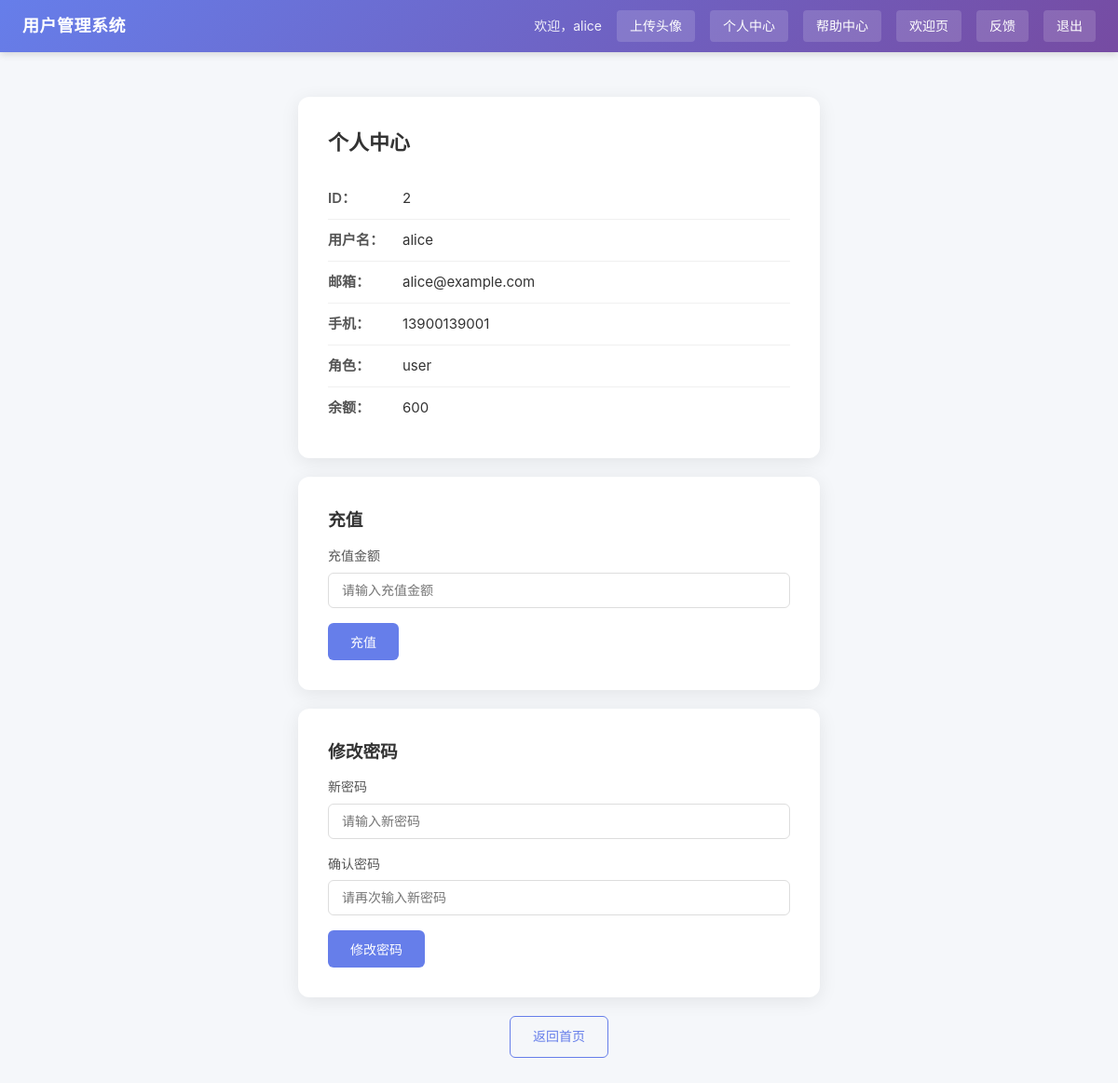
Screenshot of /profile (signed in) with the database file from the repository.
### tables this page shows
CREATE TABLE users (
        id INTEGER PRIMARY KEY AUTOINCREMENT,
        username TEXT UNIQUE NOT NULL,
        password TEXT NOT NULL,
        email TEXT,
        phone TEXT,
        role TEXT DEFAULT 'user',
        balance INTEGER DEFAULT 0
    );

### app.py (the view)
@app.route("/profile")
@login_required
def profile():
    login_user_id = session.get("user_id")
    user = get_user_by_id(login_user_id)
    if not user:
        return "用户不存在", 404
    return render_template("profile.html", user=user)

### app.py (called while the page is built)
def get_user_by_id(user_id):
    conn = sqlite3.connect('data/users.db')
    c = conn.cursor()
    c.execute("SELECT id, username, email, phone, role, balance FROM users WHERE id = ?", (user_id,))
    row = c.fetchone()
    conn.close()
    if row:
        return {
            'id': row[0], 'username': row[1], 'email': row[2],
            'phone': row[3], 'role': row[4], 'balance': row[5]
        }
    return None

@app.after_request
def add_security_headers(response):
    response.headers["X-Content-Type-Options"] = "nosniff"
    response.headers["X-Frame-Options"] = "DENY"
    response.headers["X-XSS-Protection"] = "1; mode=block"
    response.headers["Strict-Transport-Security"] = "max-age=31536000; includeSubDomains"
    response.headers["Content-Security-Policy"] = "default-src 'self'; img-src 'self' data:; script-src 'self' 'unsafe-inline'"
    return response

@app.before_request
def csrf_protect():
    if request.method == "POST":
        if request.endpoint == "feedback":
            return
        token = request.form.get("csrf_token", "")
        if not token or token != session.get("csrf_token"):
            return "CSRF Token 无效", 400

def login_required(f):
    @wraps(f)
    def decorated_function(*args, **kwargs):
        if not session.get("username"):
            return redirect(url_for('login'))
        return f(*args, **kwargs)
    return decorated_function

### templates/profile.html (shortened to what this page needs)
{% extends "base.html" %}
{% block content %}
<div class="card">
    <h2 class="card-title">个人中心</h2>
    <ul class="info-list">
        <li><span class="info-label">ID：</span>{{ user.id }}</li>
        <li><span class="info-label">用户名：</span>{{ user.username }}</li>
        <li><span class="info-label">邮箱：</span>{{ user.email }}</li>
        <li><span class="info-label">手机：</span>{{ user.phone }}</li>
        <li><span class="info-label">角色：</span>{{ user.role }}</li>
        <li><span class="info-label">余额：</span>{{ user.balance }}</li>
    </ul>
</div>
<div class="card" style="margin-top: 20px;">
    <h3>充值</h3>
    <form method="POST" action="/recharge" style="margin-top: 12px;">
        <div class="form-group">
            <label for="amount">充值金额</label>
            <input type="number" id="amount" name="amount" class="form-input" placeholder="请输入充值金额" step="0.01" required>
        </div>
        <button type="submit" class="btn btn-primary">充值</button>
    </form>
</div>
<div class="card" style="margin-top: 20px;">
    <h3>修改密码</h3>
    <form method="POST" action="/change-password" style="margin-top: 12px;">
        <div class="form-group">
            <label for="new_password">新密码</label>
            <input type="password" id="new_password" name="new_password" class="form-input" placeholder="请输入新密码" required>
        </div>
        <div class="form-group">
            <label for="confirm_password">确认密码</label>
            <input type="password" id="confirm_password" name="confirm_password" class="form-input" placeholder="请再次输入新密码" required>
        </div>
        <button type="submit" class="btn btn-primary">修改密码</button>
    </form>
</div>
<div style="margin-top: 20px; text-align: center;">
    <a href="/" class="btn btn-outline">返回首页</a>
</div>
{% endblock %}

### templates/base.html (shortened to what this page needs)
<!DOCTYPE html>
<html lang="zh-CN">
<head>
    <link rel="stylesheet" href="/static/css/style.css">
</head>
<body>
    <nav class="navbar">
        <div class="nav-brand">用户管理系统</div>
        <div class="nav-menu">
            {% if session.get('username') %}
            <span class="nav-welcome">欢迎，{{ session.get('username') }}</span>
            <a href="/upload" class="nav-link">上传头像</a>
            <a href="/profile" class="nav-link">个人中心</a>
            <a href="/page?name=help" class="nav-link">帮助中心</a>
            <a href="/welcome" class="nav-link">欢迎页</a>
            <a href="/feedback" class="nav-link">反馈</a>
            <a href="/logout" class="nav-link">退出</a>
            {% else %}
            <a href="/login" class="nav-link">登录</a>
            <a href="/register" class="nav-link">注册</a>
            {% endif %}
        </div>
    </nav>
    <main class="container">
        {% block content %}{% endblock %}
    </main>
</body>
</html>

### static/css/style.css (style rules this page uses)
* { margin: 0; padding: 0; box-sizing: border-box; }
body { font-family: -apple-system, BlinkMacSystemFont, "Segoe UI", Roboto, "Helvetica Neue", Arial, sans-serif; background-color: #f5f7fa; color: #333; line-height: 1.6; min-height: 100vh; }
a { text-decoration: none; color: inherit; }
ul { list-style: none; }
.navbar { display: flex; justify-content: space-between; align-items: center; padding: 0 24px; height: 56px; background: linear-gradient(135deg, #667eea 0%, #764ba2 100%); color: #fff; box-shadow: 0 2px 8px rgba(0, 0, 0, 0.15); }
.nav-brand { font-size: 18px; font-weight: 600; letter-spacing: 0.5px; }
.nav-menu { display: flex; align-items: center; gap: 16px; }
.nav-welcome { font-size: 14px; opacity: 0.9; }
.nav-link { font-size: 14px; padding: 6px 14px; border-radius: 4px; background: rgba(255, 255, 255, 0.15); transition: background 0.2s; }
.container { max-width: 600px; margin: 48px auto; padding: 0 20px; }
.card { background: #fff; border-radius: 12px; padding: 32px; box-shadow: 0 4px 20px rgba(0, 0, 0, 0.08); }
.card-title { font-size: 22px; font-weight: 600; margin-bottom: 20px; color: #333; }
.form-group { margin-bottom: 16px; }
.form-group label { display: block; margin-bottom: 6px; font-size: 14px; font-weight: 500; color: #555; }
.form-input { width: 100%; padding: 10px 14px; border: 1px solid #ddd; border-radius: 6px; font-size: 14px; outline: none; transition: border-color 0.2s; }
.btn { display: inline-block; padding: 10px 24px; border: none; border-radius: 6px; font-size: 14px; font-weight: 500; cursor: pointer; transition: background 0.2s, transform 0.1s; }
.btn-primary { background: #667eea; color: #fff; }
.btn-outline { background: transparent; color: #667eea; border: 1.5px solid #667eea; }
.info-list li { padding: 10px 0; border-bottom: 1px solid #f0f0f0; font-size: 15px; }
.info-list li:last-child { border-bottom: none; }
.info-label { font-weight: 600; color: #555; display: inline-block; min-width: 80px; }

### rows the page displays
users: get "alice", id "2", username "alice", email "alice@example.com", phone "13900139001", role "user", balance "600"
